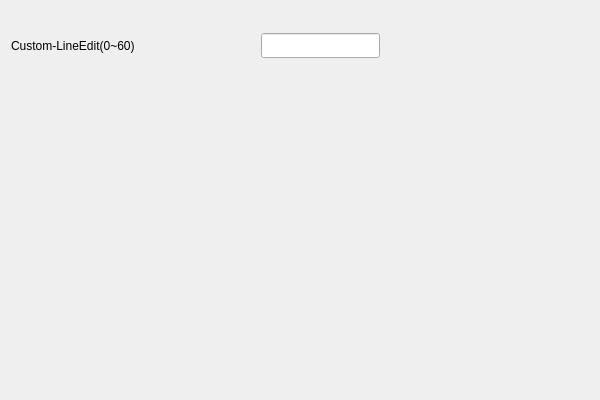
<?xml version="1.0" encoding="UTF-8"?>
<ui version="4.0">
 <class>TestUserControlClass</class>
 <widget class="QWidget" name="TestUserControlClass">
  <property name="geometry">
   <rect>
    <x>0</x>
    <y>0</y>
    <width>600</width>
    <height>400</height>
   </rect>
  </property>
  <property name="windowTitle">
   <string>TestUserControl</string>
  </property>
  <widget class="QWidget" name="">
   <property name="geometry">
    <rect>
     <x>10</x>
     <y>30</y>
     <width>371</width>
     <height>31</height>
    </rect>
   </property>
   <layout class="QHBoxLayout" name="horizontalLayout">
    <property name="leftMargin">
     <number>1</number>
    </property>
    <property name="topMargin">
     <number>1</number>
    </property>
    <property name="rightMargin">
     <number>1</number>
    </property>
    <property name="bottomMargin">
     <number>1</number>
    </property>
    <item>
     <widget class="QLabel" name="label">
      <property name="text">
       <string>Custom-LineEdit(0~60)</string>
      </property>
     </widget>
    </item>
    <item>
     <spacer name="horizontalSpacer">
      <property name="orientation">
       <enum>Qt::Horizontal</enum>
      </property>
      <property name="sizeHint" stdset="0">
       <size>
        <width>40</width>
        <height>20</height>
       </size>
      </property>
     </spacer>
    </item>
    <item>
     <widget class="EprLineEdit" name="lineEdit_CustomLineEdit">
      <property name="minimumSize">
       <size>
        <width>0</width>
        <height>25</height>
       </size>
      </property>
     </widget>
    </item>
   </layout>
  </widget>
 </widget>
 <layoutdefault spacing="6" margin="11"/>
 <customwidgets>
  <customwidget>
   <class>EprLineEdit</class>
   <extends>QLineEdit</extends>
   <header>.\CustomControl\eprlineedit\eprlineedit.h</header>
  </customwidget>
 </customwidgets>
 <resources>
  <include location="TestUserControl.qrc"/>
 </resources>
 <connections/>
</ui>
